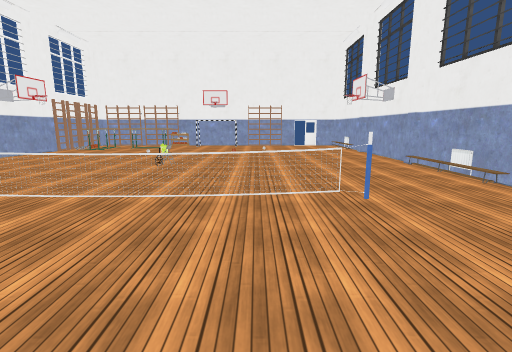
view 1 (above)

16 first-person views from a walk through a 3-D level made in the Unity game engine. The camera is 1.5 m above the floor, tilts 10° down and sees 85° across. Doors are open. The floor is counted in squares, 1 m on a side. Each view is taken from the middle of a square. On the plan, view 1 faces up. The plan holds only what a view shows up to about 14 squares ahead; the rest is blank. The player is left out. Some surface patterns are stand-ins.

view 2
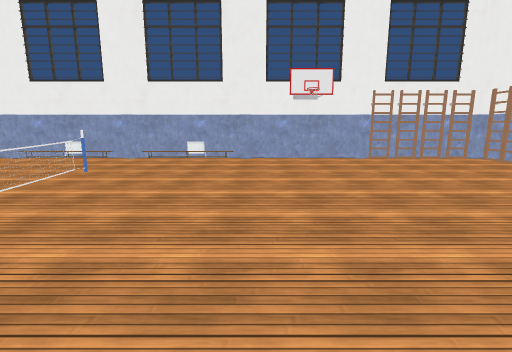

view 3
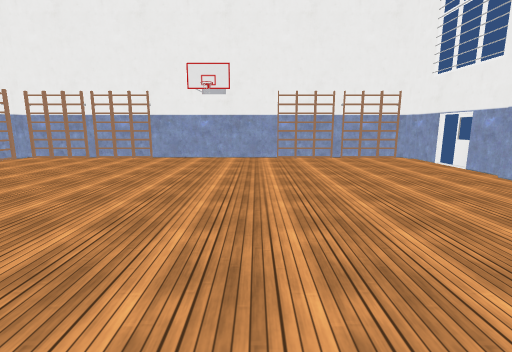

view 4
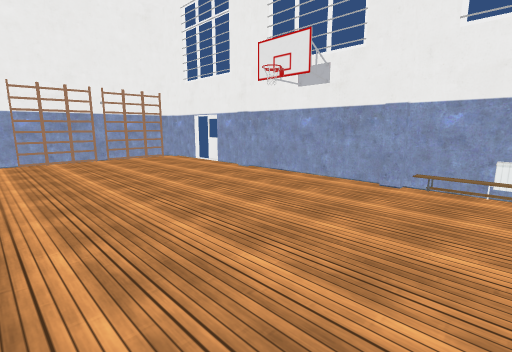

view 5
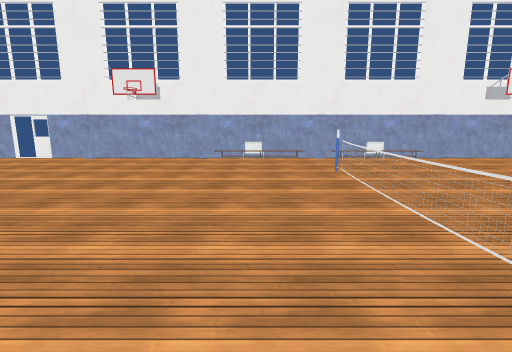

view 6
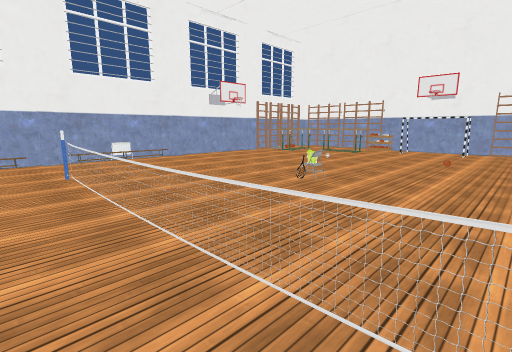

view 7
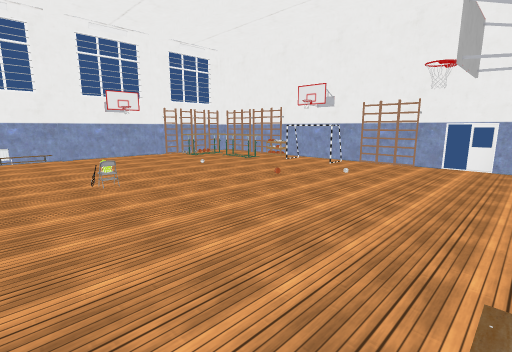

view 8
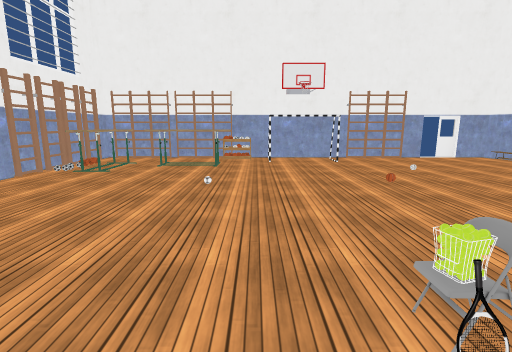

view 9
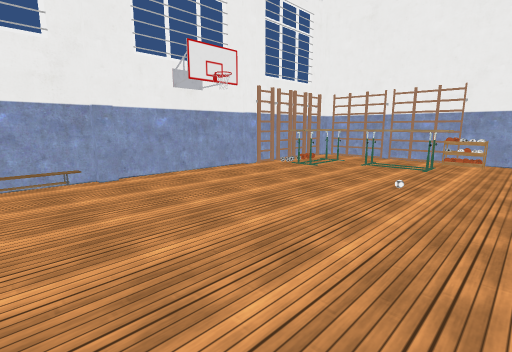

view 10
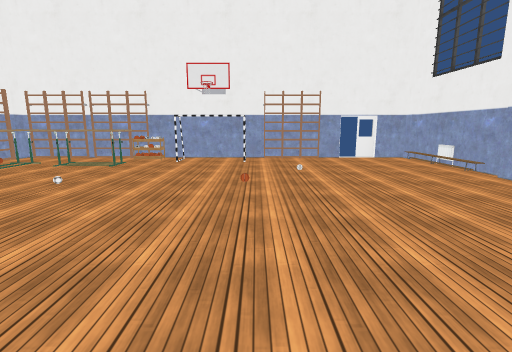

view 11
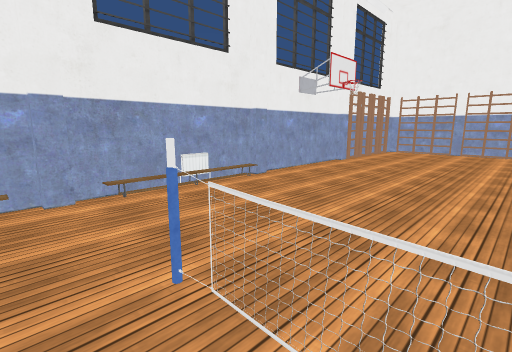

view 12
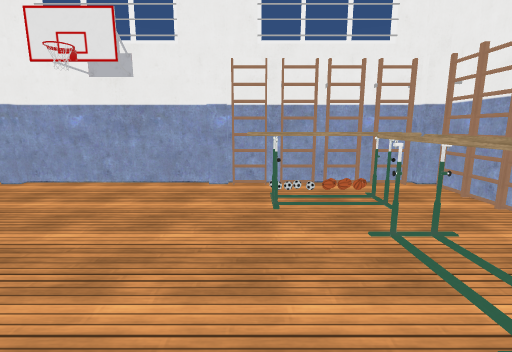

view 13
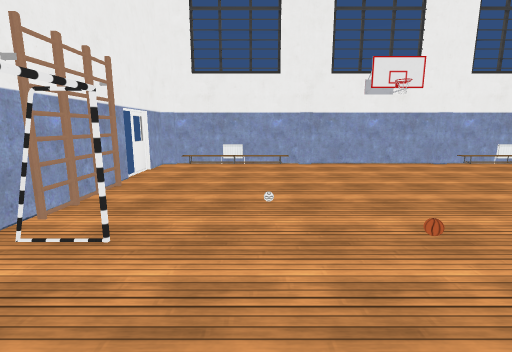

view 14
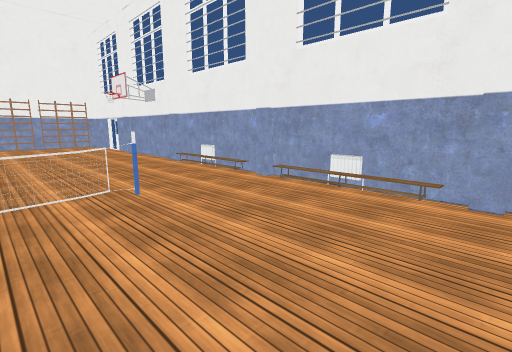

view 15
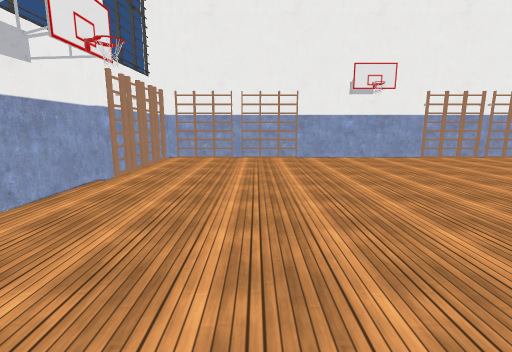

view 16
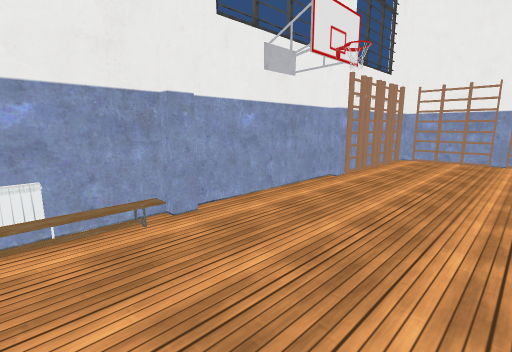

### Floor plan
Points are (right, up) in squares from view 1. A wall is a line through its corners. A room is listed if a view was taken in it or the views show most of it. See-through windows are left out.
Room 1 (views 1, 2, 3, 4, 5, 6, 15, 16)
walls: (-6.5, -10.7) (0.6, -10.7); (-12.2, -4.6) (-12.2, -5.2); (2.4, -10.7) (3.5, -10.7); (6.2, -5.4) (6.2, -4.6); (6.5, -4.9) (6.5, 0.2); (6.2, 0.2) (6.2, 0.8); (-12.5, -5.4) (-12.5, -7.9); (-12.2, 0.9) (-12.2, 0.2); (-12.5, 0.2) (-12.5, -4.8); (-9.5, -10.7) (-8.4, -10.7); (6.5, 0.7) (6.5, 4.5); (-12.5, -8.5) (-12.5, -10.2); (5.4, -10.7) (6.2, -10.7) (6.2, -10.4); (-12.2, -10.2) (-12.2, -10.7) (-11.4, -10.7); (-12.5, 4.4) (-12.5, 0.8); (6.5, -10.4) (6.5, -5.3)
glass walls: (2.4, 5.7) (-8.5, 5.7)
ways out: opening at (-10.5, 5.2) to room 2; opening at (4.5, 5) to room 2; open door at (-13, -7.5)
objects: other object (-11, -11) to (-10, -11); other object (-8, -11) to (-7, -11); other object (1, -11) to (2, -11); other object (4, -11) to (5, -11); other object (6, -10) to (6, -8); other object (6, -7) to (6, -6); other object (6, 3)
Room 2 (views 7, 8, 9, 10, 11, 12, 13, 14)
walls: (-0.5, 22.8) (-6.5, 22.8); (-12.2, 11.9) (-12.2, 11.2); (6.2, 16.6) (6.2, 17.4); (6.2, 11.1) (6.2, 11.8); (6.5, 11.6) (6.5, 16.7); (-12.2, 17.4) (-12.2, 16.8); (-12.5, 11.4) (-12.5, 6.2); (-12.5, 16.8) (-12.5, 11.8); (6.5, 17.2) (6.5, 22.2); (-8.4, 22.8) (-9.5, 22.8); (3.3, 22.8) (1.4, 22.8); (-12.2, 6.4) (-12.2, 5.8); (-11.4, 22.8) (-12.2, 22.8) (-12.2, 22.4); (6.2, 22.1) (6.2, 22.8) (3.9, 22.8); (6.5, 6.2) (6.5, 11.2); (6.2, 5.6) (6.2, 6.2); (-12.5, 5.9) (-12.5, 4.4); (-12.5, 22.4) (-12.5, 17.2); (6.5, 4.5) (6.5, 5.7)
glass walls: (-0.1, 5.8) (2.4, 5.8); (-8.5, 5.8) (-6.1, 5.8)
ways out: opening at (-10.5, 5.2) to room 1; opening at (4.5, 5) to room 1; open door at (4, 23)
objects: other object (-12, 18) to (-12, 19); other object (-12, 20) to (-12, 22); other object (-11, 18) to (-10, 21); other object (-11, 23) to (-10, 23); other object (-9, 20) to (-6, 20); other object (-8, 23) to (-7, 23); other object (-6, 22) to (-5, 22); other object (-4, 22); other object (-3, 11); other object (-2, 11); other object (0, 23) to (1, 23); other object (6, 9); other object (6, 20)

Where each view was taken, in squares from view 1:
view 1: 0 up, 0 right, facing up
view 2: 0 up, 7 left, facing right
view 3: 3 up, 5 left, facing down
view 4: 3 up, 5 left, facing down-left
view 5: 3 up, 1 right, facing left
view 6: 4 up, 1 right, facing up-left
view 7: 8 up, 6 right, facing up-left
view 8: 9 up, 5 left, facing up
view 9: 9 up, 4 left, facing up-left
view 10: 9 up, 1 left, facing up
view 11: 7 up, 0 right, facing down-right
view 12: 18 up, 5 left, facing left
view 13: 19 up, 5 left, facing right
view 14: 12 up, 6 left, facing down-left
view 15: 3 up, 2 right, facing down
view 16: 3 up, 2 right, facing down-right
